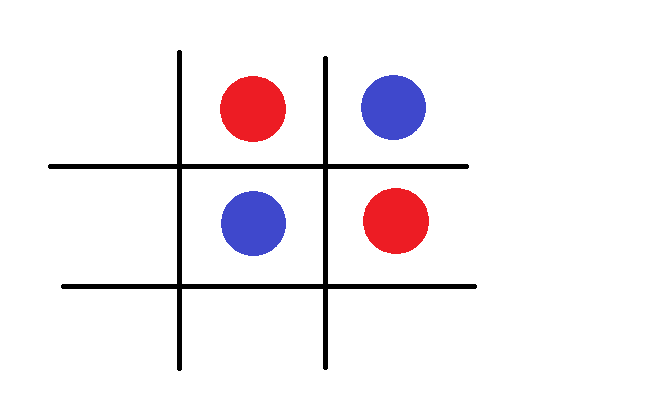
#> input picture Imagenes/tablero0.png, 662 x 405 px, found by its file name
$ python casillas_por_colores.py
#> lines starting #> are read from the running program, lines starting #| are printed output that depends on the picture; after the words box and inside, x2 and y2 are one past the last pixel; in counts of white or black regions, pixels touching at a corner belong together
### Visión/dimensionesTablero_V3.py
import cv2

def encontrar_esquinas_casillas(image):
    # Convertir a escala de grises
    gray = cv2.cvtColor(image, cv2.COLOR_BGR2GRAY)

    # Aplicar un desenfoque para reducir el ruido
    blurred = cv2.GaussianBlur(gray, (5, 5), 0)

    # Aplicar un umbral para detectar las áreas negras
    _, thresholded = cv2.threshold(blurred, 50, 255, cv2.THRESH_BINARY)

    # Aplicar la detección de bordes con Canny
    edges = cv2.Canny(thresholded, 20, 80)

    # Encontrar contornos en los bordes detectados
    contours, _ = cv2.findContours(edges, cv2.RETR_EXTERNAL, cv2.CHAIN_APPROX_SIMPLE)

    # Encontrar el contorno más grande, que debería ser el contorno del tablero
    contorno_tablero = max(contours, key=cv2.contourArea)

    # Crear una lista para almacenar las coordenadas de las esquinas de cada casilla
    esquinas_casillas = []

    # Iterar sobre todos los contornos encontrados
    for contorno in contours:
        # Calcular las coordenadas del rectángulo delimitador
        x, y, w, h = cv2.boundingRect(contorno)

        # Calcular las coordenadas de las esquinas de la casilla
        esquina_superior_izquierda = (x, y)
        esquina_superior_derecha = (x + w, y)
        esquina_inferior_izquierda = (x, y + h)
        esquina_inferior_derecha = (x + w, y + h)
        """
        si por ejemplo mi tablero estuviese girado o con un poco torcido, se podría hacer un enderezado ?

        # Obtener las coordenadas de las esquinas del tablero en la imagen original
        esquinas_originales = encontrar_esquinas_casillas(image)

        # Definir las coordenadas de las esquinas en la imagen rectificada
        # Ajusta estas coordenadas según tu necesidad
        esquina_superior_izquierda_rect = (0, 0)
        esquina_superior_derecha_rect = (ancho_tablero_rectificado, 0)
        esquina_inferior_izquierda_rect = (0, alto_tablero_rectificado)
        esquina_inferior_derecha_rect = (ancho_tablero_rectificado, alto_tablero_rectificado)

        # Calcular la matriz de transformación
        matriz_transformacion = cv2.getPerspectiveTransform(np.array(esquinas_originales, dtype=np.float32), np.array([esquina_superior_izquierda_rect, esquina_superior_derecha_rect, esquina_inferior_izquierda_rect, esquina_inferior_derecha_rect], dtype=np.float32))

        # Aplicar la transformación para enderezar el tablero
        imagen_rectificada = cv2.warpPerspective(image, matriz_transformacion, (ancho_tablero_rectificado, alto_tablero_rectificado))
        """

        # Agregar las coordenadas de las esquinas a la lista
        esquinas_casillas.append((esquina_superior_izquierda, esquina_superior_derecha, esquina_inferior_izquierda, esquina_inferior_derecha))

    return esquinas_casillas

# Llamar a la función con la imagen y obtener las coordenadas de las esquinas
image = cv2.imread('Imagenes/tablero0.png')
#> image is the input picture: shape (405, 662, 3); mean B, G, R 241.3, 237.8, 242.9
coordenadas_esquinas = encontrar_esquinas_casillas(image)
#> in encontrar_esquinas_casillas, `_, thresholded = cv2.threshold(blurred, 50, 255, cv2.THRESH_BINARY)`:
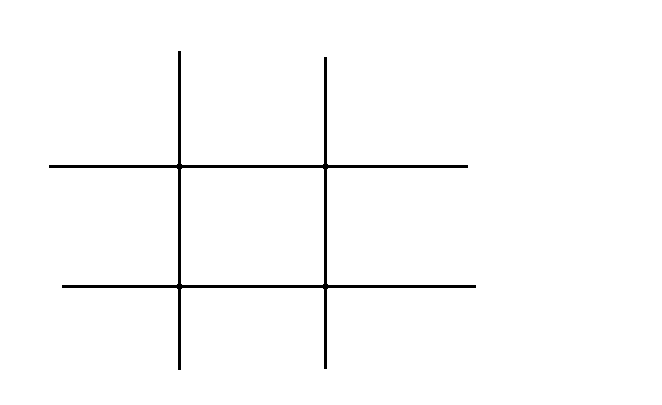
#> thresholded: shape (405, 662); 98.4% white; 1 black region, box (x1, y1, x2, y2) and area: (49, 51, 476, 370) 4372
#> in encontrar_esquinas_casillas, `edges = cv2.Canny(thresholded, 20, 80)`:
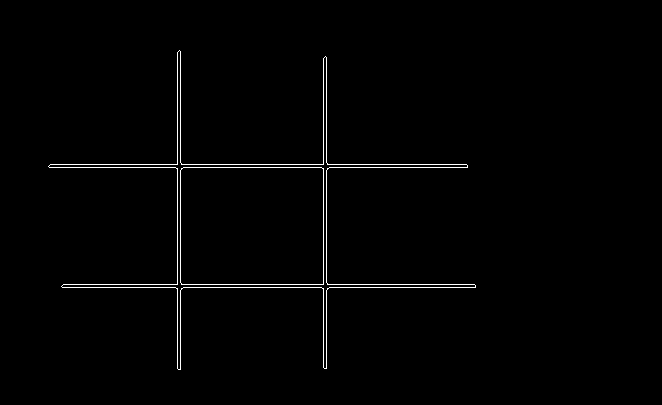
#> edges: shape (405, 662); 1.1% white in thin lines or dots, all inside (x1, y1, x2, y2) = (48, 50, 476, 370)
#> in encontrar_esquinas_casillas, `contours, _ = cv2.findContours(edges, cv2.RETR_EXTERNAL, cv2.CHAIN_APP..`: contours = 1 contour; box (x1, y1, x2, y2) and area: (48, 50, 476, 370) 21102
#> in encontrar_esquinas_casillas, `contorno_tablero = max(contours, key=cv2.contourArea)`: contorno_tablero = contour of 48 points, box (x1, y1, x2, y2) (48, 50, 476, 370), area 21102
#> the loop in encontrar_esquinas_casillas, `for contorno in contours:` made 1 pass
#> (x, y, w, h, esquina_superior_derecha, esquina_inferior_izquierda, esquina_inferior_derecha) on pass 1: (48, 50, 428, 320, (476, 50), (48, 370), (476, 370))
#> after the loop in encontrar_esquinas_casillas, `for contorno in contours:`: esquinas_casillas = [((48, 50), (476, 50), (48, 370), (476, 370))]
#> coordenadas_esquinas = [((48, 50), (476, 50), (48, 370), (476, 370))]
print(coordenadas_esquinas)
#| [((48, 50), (476, 50), (48, 370), (476, 370))]
# Ahora, coordenadas_esquinas contiene las coordenadas de las esquinas de todas las casillas encontradas en la imagen.

### Visión/contornosFichas_por_colores.py
import cv2
import numpy as np

"""
Define la funcion que detecta los contornos de las fichas y nos diferencia en base a la mascara que lo ha detectado
"""
def detectar_contornos_colores(image):
    # Definir los rangos de color para cada ficha
    lower_blue = np.array([90, 50, 50])
    upper_blue = np.array([130, 255, 255])

    lower_red1 = np.array([0, 100, 100])
    upper_red1 = np.array([10, 255, 255])
    lower_red2 = np.array([160, 100, 100])
    upper_red2 = np.array([180, 255, 255])

    lower_green = np.array([40, 100, 100])
    upper_green = np.array([80, 255, 255])

    lower_yellow = np.array([20, 100, 100])
    upper_yellow = np.array([40, 255, 255])

    # Convertir la imagen a espacio de color HSV
    hsv = cv2.cvtColor(image, cv2.COLOR_BGR2HSV)

    # Crear máscaras para cada color
    mask_blue = cv2.inRange(hsv, lower_blue, upper_blue)
    mask_red1 = cv2.inRange(hsv, lower_red1, upper_red1)
    mask_red2 = cv2.inRange(hsv, lower_red2, upper_red2)
    mask_red = mask_red1 + mask_red2
    mask_green = cv2.inRange(hsv, lower_green, upper_green)
    mask_yellow = cv2.inRange(hsv, lower_yellow, upper_yellow)

    # Encontrar los contornos en las máscaras de los colores
    contours_blue, _ = cv2.findContours(mask_blue, cv2.RETR_EXTERNAL, cv2.CHAIN_APPROX_SIMPLE)
    contours_red, _ = cv2.findContours(mask_red, cv2.RETR_EXTERNAL, cv2.CHAIN_APPROX_SIMPLE)
    contours_green, _ = cv2.findContours(mask_green, cv2.RETR_EXTERNAL, cv2.CHAIN_APPROX_SIMPLE)
    contours_yellow, _ = cv2.findContours(mask_yellow, cv2.RETR_EXTERNAL, cv2.CHAIN_APPROX_SIMPLE)

    return contours_blue, contours_red, contours_green, contours_yellow

# Ejemplo de uso:
"""
# Ejemplo de uso con una imagen
image = cv2.imread('Imagenes/tablero10.png')  # Reemplaza 'tu_imagen.png' con la ruta de tu imagen
contornos_azules, contornos_rojos, contornos_verdes, contornos_amarillos = detectar_contornos_colores(image)

# Dibujar los contornos en la imagen original y mostrarla
image_contornos = image.copy()

# Dibujar los contornos de color azul en la imagen
cv2.drawContours(image_contornos, contornos_azules, -1, (0, 0, 0), 2)

# Dibujar los contornos de color rojo en la imagen
cv2.drawContours(image_contornos, contornos_rojos, -1, (0, 0, 0), 2)

# Dibujar los contornos de color verde en la imagen
cv2.drawContours(image_contornos, contornos_verdes, -1, (0, 0, 0), 2)

# Dibujar los contornos de color amarillo en la imagen
cv2.drawContours(image_contornos, contornos_amarillos, -1, (0, 0, 0), 2)

# Mostrar la imagen con los contornos
cv2.imshow('Imagen con Contornos', image_contornos)
cv2.waitKey(0)
cv2.destroyAllWindows()
"""

### Visión/casillas_por_colores.py
import cv2
import numpy as np
import dimensionesTablero_V3
import contornosFichas_por_colores

# Cargar la imagen
image = cv2.imread('Imagenes/tablero8.png')
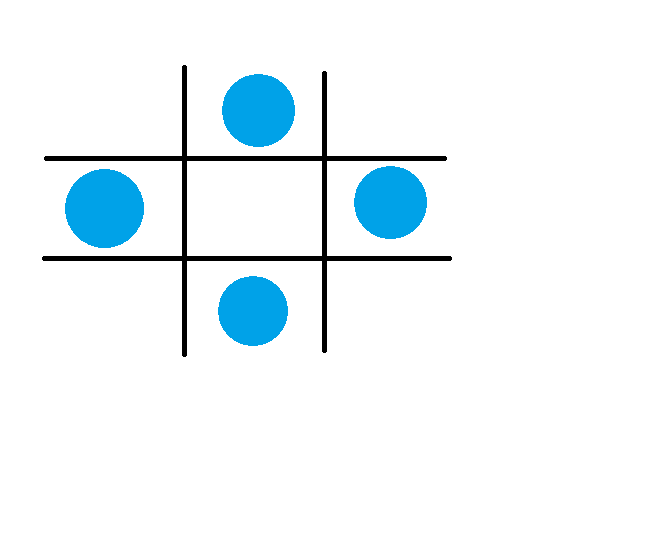
#> input picture Imagenes/tablero8.png, 662 x 547 px, found by its file name
#> image is the input picture: shape (547, 662, 3); mean B, G, R 249.1, 245.8, 238.2

# Detectar la dimensión del tablero y los contornos de las fichas
dimensionesTablero = dimensionesTablero_V3.encontrar_esquinas_casillas(image)
#> in encontrar_esquinas_casillas (call 2), `blurred = cv2.GaussianBlur(gray, (5, 5), 0)`:
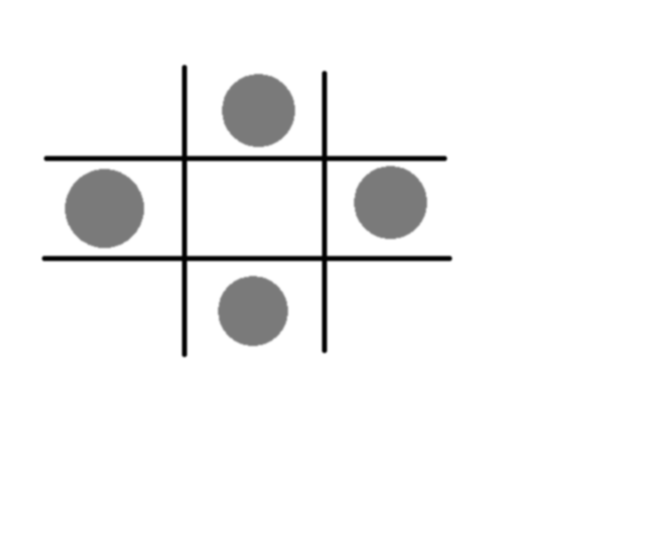
#> blurred: shape (547, 662); min 0, max 255, mean 243.9
#> in encontrar_esquinas_casillas (call 2), `_, thresholded = cv2.threshold(blurred, 50, 255, cv2.THRESH_BINARY)`:
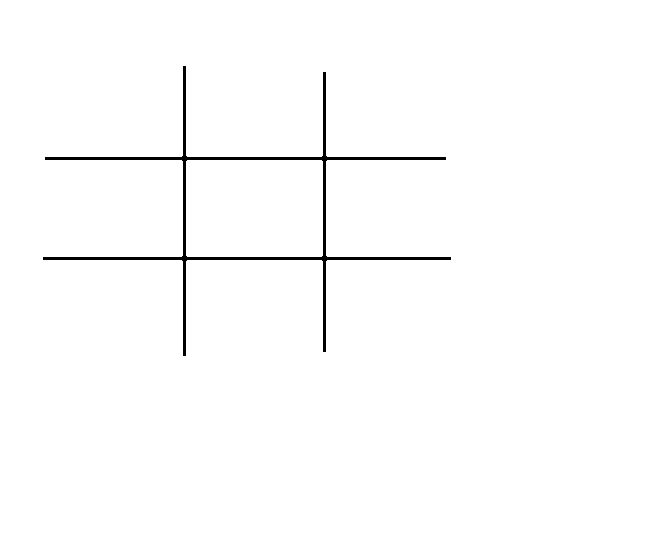
#> thresholded: shape (547, 662); 98.9% white; 1 black region, box (x1, y1, x2, y2) and area: (43, 66, 451, 356) 4117
#> in encontrar_esquinas_casillas (call 2), `edges = cv2.Canny(thresholded, 20, 80)`:
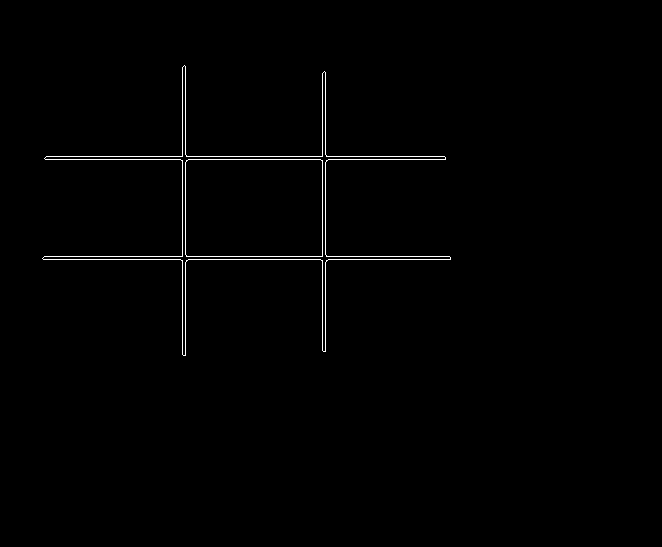
#> edges: shape (547, 662); 0.75% white in thin lines or dots, all inside (x1, y1, x2, y2) = (42, 65, 451, 356)
#> in encontrar_esquinas_casillas (call 2), `contours, _ = cv2.findContours(edges, cv2.RETR_EXTERNAL, cv2.CHAIN_APP..`: contours = 1 contour; box (x1, y1, x2, y2) and area: (42, 65, 451, 356) 17405
#> in encontrar_esquinas_casillas (call 2), `contorno_tablero = max(contours, key=cv2.contourArea)`: contorno_tablero = contour of 48 points, box (x1, y1, x2, y2) (42, 65, 451, 356), area 17405
#> the loop in encontrar_esquinas_casillas (call 2), `for contorno in contours:` made 1 pass
#> (x, y, w, h, esquina_superior_derecha, esquina_inferior_izquierda, esquina_inferior_derecha) on pass 1: (42, 65, 409, 291, (451, 65), (42, 356), (451, 356))
#> after the loop in encontrar_esquinas_casillas (call 2), `for contorno in contours:`: esquinas_casillas = [((42, 65), (451, 65), (42, 356), (451, 356))]
#> dimensionesTablero = [((42, 65), (451, 65), (42, 356), (451, 356))]
contours_blue, contours_red, contours_green, contours_yellow = contornosFichas_por_colores.detectar_contornos_colores(image)
#> in detectar_contornos_colores, `hsv = cv2.cvtColor(image, cv2.COLOR_BGR2HSV)`: hsv: shape (547, 662, 3); mean H, S, V 4.7, 12, 249.1
#> in detectar_contornos_colores, `mask_blue = cv2.inRange(hsv, lower_blue, upper_blue)`:
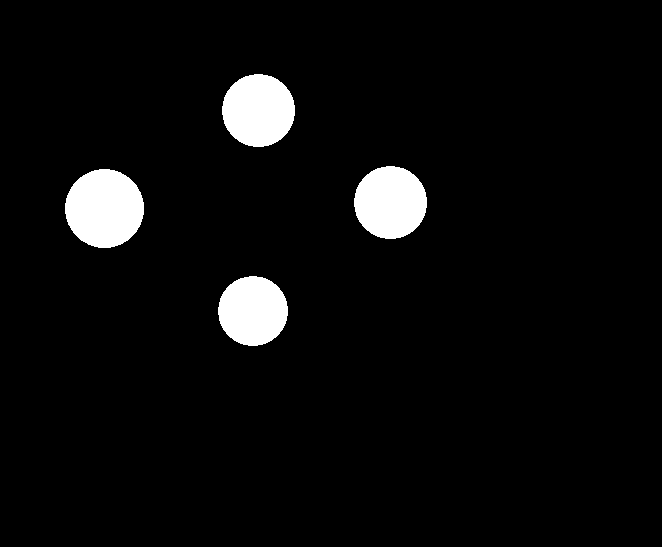
#> mask_blue: shape (547, 662); 4.7% white; 4 white regions
#> in detectar_contornos_colores, `mask_red1 = cv2.inRange(hsv, lower_red1, upper_red1)`: mask_red1: shape (547, 662); every value is 0
#> in detectar_contornos_colores, `contours_blue, _ = cv2.findContours(mask_blue, cv2.RETR_EXTERNAL, cv2...`: contours_blue = 4 contours; box (x1, y1, x2, y2) and area: (65, 169, 144, 248) 4770, (354, 166, 427, 239) 4072, (222, 74, 295, 147) 4072, (218, 276, 288, 346) 3731
#> in detectar_contornos_colores, `contours_red, _ = cv2.findContours(mask_red, cv2.RETR_EXTERNAL, cv2.CH..`: contours_red = []
#> contours_red = []; contours_green = []; contours_yellow = []

# Calcular las dimensiones de las casillas
esquinas_tablero = dimensionesTablero[0]  # Accedemos a la única tupla en la lista
#> esquinas_tablero = ((42, 65), (451, 65), (42, 356), (451, 356))

# Extraer las coordenadas de las esquinas
esquina_superior_izquierda = esquinas_tablero[0]
#> esquina_superior_izquierda = (42, 65)
esquina_superior_derecha = esquinas_tablero[1]
#> esquina_superior_derecha = (451, 65)
esquina_inferior_izquierda = esquinas_tablero[2]
#> esquina_inferior_izquierda = (42, 356)
esquina_inferior_derecha = esquinas_tablero[3]
#> esquina_inferior_derecha = (451, 356)

x_min, y_min = esquina_superior_izquierda
#> x_min = 42; y_min = 65
x_max, y_max = esquina_inferior_derecha
#> x_max = 451; y_max = 356

# Ahora tienes las coordenadas de las esquinas del tablero.

ancho_casilla = (x_max - x_min) // 3
#> ancho_casilla = 136
alto_casilla = (y_max - y_min) // 3
#> alto_casilla = 97

# Crear una matriz para representar el tablero con información sobre si está ocupada
tablero = np.zeros((3, 3), dtype=int)

# Recorrer cada casilla del tablero
for fila in range(3):
    for columna in range(3):
        # Coordenadas de la esquina superior izquierda e inferior derecha de la casilla
        x1 = x_min + columna * ancho_casilla
        y1 = y_min + fila * alto_casilla
        x2 = x1 + ancho_casilla
        y2 = y1 + alto_casilla

        # Margen fijo en función del tamaño de la casilla
        margen_x = ancho_casilla // 10  # Ajusta este valor según tus necesidades
        margen_y = alto_casilla // 10  # Ajusta este valor según tus necesidades

        # Verificar si algún contorno está dentro de la casilla o dentro del margen
        for contorno in contours_red:
            momentos = cv2.moments(contorno)
            if momentos["m00"] != 0:
                x = int(momentos["m10"] / momentos["m00"])
                y = int(momentos["m01"] / momentos["m00"])
                if x1 - margen_x <= x <= x2 + margen_x and y1 - margen_y <= y <= y2 + margen_y:
                    tablero[fila, columna] = 1 # Jugador 1 (Rojo)
                    break  # Puedes detener la búsqueda si se encuentra un contorno en la casilla

        for contorno in contours_blue:
            momentos = cv2.moments(contorno)
            if momentos["m00"] != 0:
                x = int(momentos["m10"] / momentos["m00"])
                y = int(momentos["m01"] / momentos["m00"])
                if x1 - margen_x <= x <= x2 + margen_x and y1 - margen_y <= y <= y2 + margen_y:
                    tablero[fila, columna] = 2  # Jugador 2 (Azul)
                    break  # Puedes detener la búsqueda si se encuentra un contorno en la casilla
#> after the loop, tablero = [[0, 2, 0], [2, 0, 2], [0, 2, 0]]

# En este punto, la matriz 'tablero' contiene información sobre si cada casilla está ocupada o no.

print(tablero)
#| [[0 2 0]
#|  [2 0 2]
#|  [0 2 0]]
